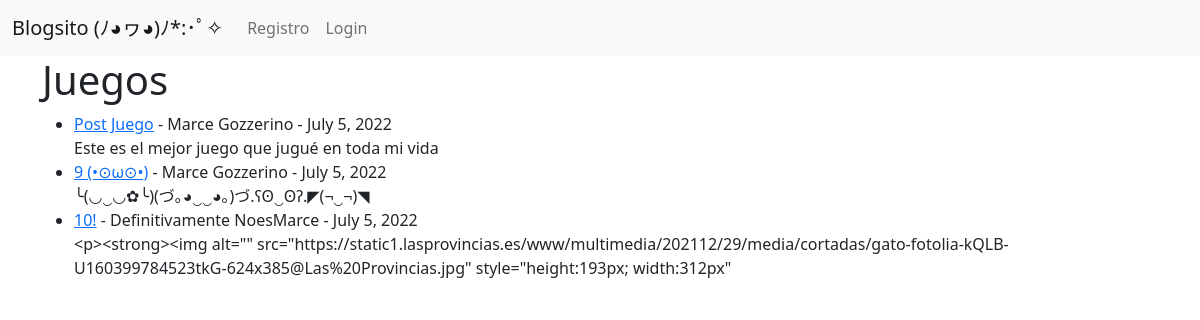
Before: /categoria/juegos/ with the older database file.
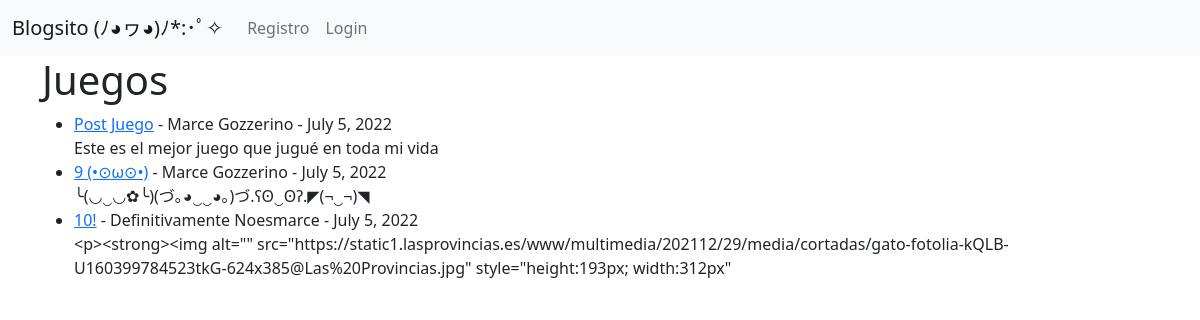
After: the same page with the newer database file.
### vlog/models.py (models this page shows, shortened)
class Post(models.Model):
    titulo = models.CharField(max_length=255)
    header_img = models.ImageField(upload_to="imagenes/",blank=True, null=True,)
    etiqueta = models.CharField(max_length=255)
    autor = models.ForeignKey(User, on_delete=models.CASCADE)
    cuerpo = RichTextField(blank=True, null=True)
    fecha = models.DateField(auto_now_add=True)
    categoria = models.CharField(max_length=255, default='Sin Categorizar')
    detalle = models.CharField(max_length=255)

### vlog/views.py (the view)
# urls.py: path('categoria/<str:cat>/', CategoriaVista, name='categoria'),
def CategoriaVista(request, cat):
    categoria_posts = Post.objects.filter(categoria=cat)
    return render(request, 'categoriasV.html', {'cat': cat.title(), 'categoria_posts': categoria_posts })

### vlog/templates/categoriasV.html (shortened to what this page needs)
{% extends 'base.html' %}
{% block content %}
{% if categoria_posts %}
<h1>{{ cat }}</h1>
<ul>
{% for post in categoria_posts %}
    <li><a href="{% url 'ArticuloDetallado' post.pk %}">{{ post.titulo }}</a>
    -
    {{ post.autor.first_name }}
    {{ post.autor.last_name }} - {{ post.fecha }}</br>
    {{ post.cuerpo|slice:":200"}}</li>
{% endfor %}
{% else %}
Lo lamento, esa categoría no existe.
{% endif %}
</ul>
{% endblock %}

Changed rows visible on the page:
changed Post "Definitivamente": autor.last_name "NoesMarce" → "Noesmarce"
